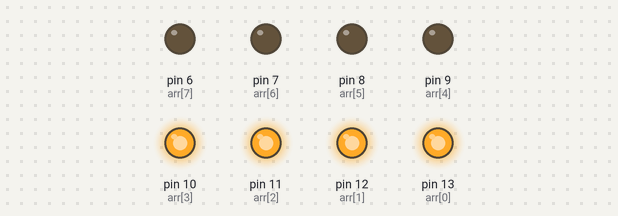
The sketch below on a simulated Arduino Uno, built with avr-gcc and run on an emulated ATmega328P. On the bench: output pins drawn as LEDs (lit = HIGH).

Above: at 2.5 s.
At 5.5 s:
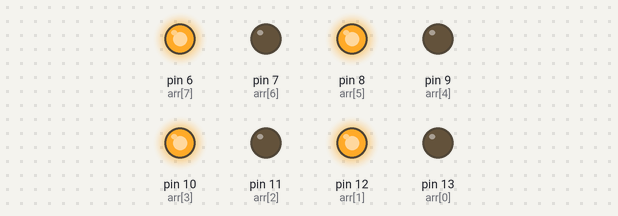
At 6.5 s:
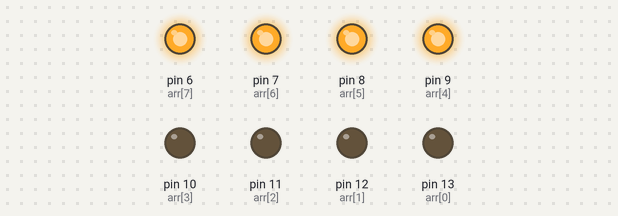
At 7.5 s:
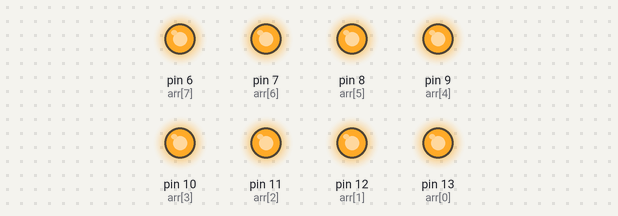
At 8.5 s:
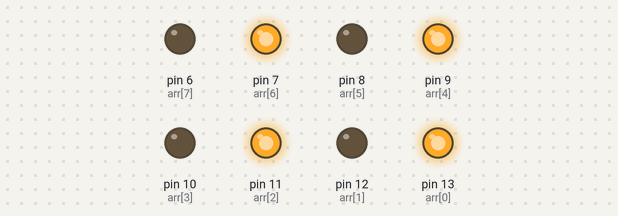
At 9.5 s:
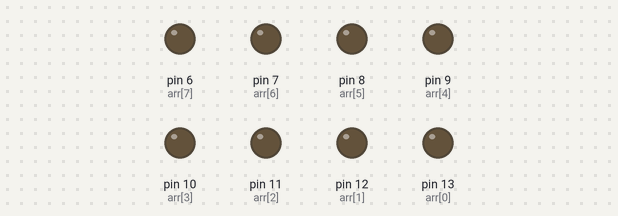
Timing chart, 0 to 13.0 s (numbered marks = the images above):
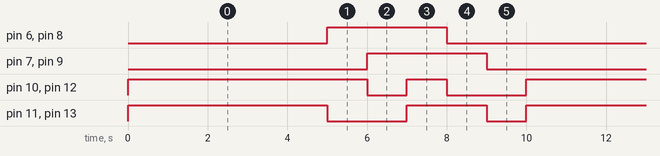

The sketch:

sketch_jun16a2.ino
```cpp
int arr[8]={13,12,11,10,9,8,7,6};

void setup()
{
  // put your setup code here, to run once:
  for(int i=0;i<8;i++)
  pinMode(arr[i],OUTPUT);

}

void loop()
{

    for(int j=0;j<8;j++ )
    {
      if(j<4)
      {
      digitalWrite(arr[j],HIGH);
      //delay(1000);
      }
    else
      {
        digitalWrite(arr[j],LOW);
        delay(1000);
      }

  }

  delay(1000);
    for(int k=0;k<8;k++)
      {
      if(k%2==0)
      {digitalWrite(arr[k],LOW);

      }
      else
      {digitalWrite(arr[k],HIGH);

      }

      }
      delay(1000);


    for(int j=0;j<8;j++ )
    {
      if(j<4)
    {digitalWrite(arr[j],LOW);
    //delay(1000);
    }
    else
    {digitalWrite(arr[j],HIGH);
    //delay(1000);
    }

    }

    delay(1000);
    for(int j=0;j<8;j++ )
      {
      digitalWrite(arr[j],HIGH);
      //delay(1000);
      }

      delay(1000);
    for(int k=0;k<8;k++)
    {
      if(k%2!=0)
      {digitalWrite(arr[k],LOW);
      //delay(1000);
      }
      else
      {digitalWrite(arr[k],HIGH);
     // delay(1000);
     }

     }
     delay(1000);
    for(int l=0;l<8;l++ )
      {
      digitalWrite(arr[l],LOW);
      //delay(1000);

      }
      delay(1000);

    }
```

Measured:
- by itself, pin 6 (arr[7]), pin 7 (arr[6]), pin 8 (arr[5]), pin 9 (arr[4]): alternates HIGH for 3.0 s and LOW for 7.0 s
- by itself, pin 10 (arr[3]), pin 12 (arr[1]): repeats every 10.0 s: LOW 1.0 s, HIGH 1.0 s, LOW 2.0 s, HIGH 6.0 s
- by itself, pin 11 (arr[2]), pin 13 (arr[0]): repeats every 10.0 s: LOW 2.0 s, HIGH 2.0 s, LOW 1.0 s, HIGH 5.0 s
